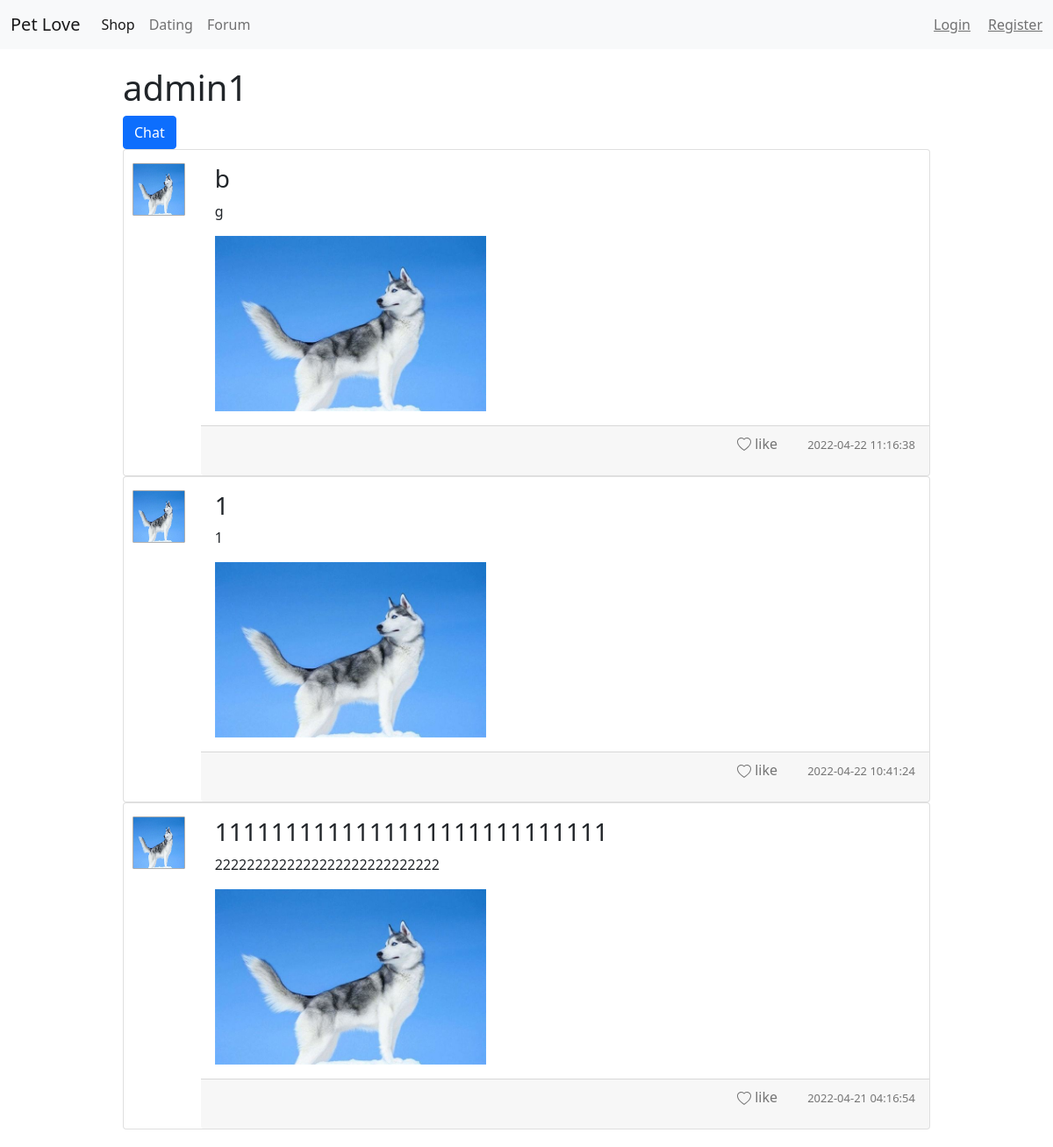
The page /php/userInfo.php?id=1 on the database its author committed.
### tables this page shows
CREATE TABLE `users` (
  `id` int(10) NOT NULL AUTO_INCREMENT,
  `username` varchar(30) DEFAULT '',
  `psd` varchar(30) DEFAULT '',
  `flag` int(5) DEFAULT '0',
  `portrait` varchar(200) DEFAULT '',
  `tel` varchar(20) DEFAULT '',
  PRIMARY KEY (`id`) USING BTREE
);

CREATE TABLE `posts` (
  `id` int(10) NOT NULL AUTO_INCREMENT,
  `user` varchar(30) DEFAULT NULL,
  `title` varchar(100) DEFAULT NULL,
  `date` datetime DEFAULT NULL,
  `content` text,
  `like` int(10) DEFAULT NULL,
  `uid` int(10) DEFAULT NULL,
  `discript` text,
  `tag` int(10) DEFAULT NULL,
  PRIMARY KEY (`id`) USING BTREE
);

### config/db.php (called while the page is built, shortened)
<?php
class db
{
    protected static $conn;
    protected static function connect($host,$user,$pwd,$db)
    {
        $conn = mysqli_connect($host,$user,$pwd,$db,3307);
        self::$conn = $conn;
    }
    protected function setChar($char)
    {
        $sql = 'set names' .$char;
    }
    public function query($sql)
    {
        return mysqli_query(self::$conn,$sql);
    }
    public function select($sql)
    {
        $list = [];
        $arr = self::query($sql);
        while ($row = mysqli_fetch_assoc($arr)){
            $list[] = $row;
        }
        return $list;
    }
    public function find($sql)
    {
        $arr = self::query($sql);
        return mysqli_fetch_assoc($arr);
    }
}

### php/userInfo.php (the view, shortened to what this page needs)
<?php
require_once '../view/conn/head.php';
?>
<body>
<?php
require_once '../view/conn/body.php';
?>
<div class="forum-content">
    <?php
    include '../config/db.php';
    $sql = "SELECT * FROM `users` WHERE `id`={$_GET['id']}";
    $db = new db;
    $res = $db->find($sql);
    echo "<h1>{$res['username']}</h1>";
    echo "<button class=\"btn btn-primary\" onclick=\"jumpChat({$_GET['id']})\">Chat</button>";
    $sql1 = "SELECT * FROM `posts` WHERE `uid`='{$_GET['id']}' ORDER BY `like` DESC";
    $r = $db->select($sql1);
    if($r){
        foreach ($r as $i){
            $sql2 = "SELECT * FROM `users` WHERE username='{$i['user']}'";
            $d = $db->find($sql2);
            echo "<div class=\"card\">
        <div class=\"row\">
            <div class=\"col-sm-1\">
              <img src=\"../images/{$d['portrait']}\" onclick=\"jumpUser({$i['uid']})\" class=\"card-portrait\" />
            </div>
            <div class=\"col-sm-11\">
                <div class=\"card-body\">
                    <h3 class=\"card-title\" onclick=\"jumpDetail({$i['id']})\">{$i['title']}</h3>
                    <p class=\"card-text\" onclick=\"jumpDetail({$i['id']})\">{$i['discript']}</p>";
            if($d['flag'] > 0){
                echo "<img src=\"../images/{$d['portrait']}\" onclick=\"jumpDetail({$i['id']})\" style=\"height:200px\" \>";
            }
                echo "
                    </div>
                    <div class=\"card-footer text-end\">
                        <p onclick=\"handleLike({$i['id']})\" style=\"display:inline-block;margin-right:30px;color:rgb(117, 117, 117)\"><svg xmlns=\"http://www.w3.org/2000/svg\" width=\"16\" height=\"16\" fill=\"currentColor\" class=\"bi bi-heart\" viewBox=\"0 0 16 16\">
                        <path d=\"m8 2.748-.717-.737C5.6.281 2.514.878 1.4 3.053c-.523 1.023-.641 2.5.314 4.385.92 1.815 2.834 3.989 6.286 6.357 3.452-2.368 5.365-4.542 6.286-6.357.955-1.886.838-3.362.314-4.385C13.486.878 10.4.28 8.717 2.01L8 2.748zM8 15C-7.333 4.868 3.279-3.04 7.824 1.143c.06.055.119.112.176.171a3.12 3.12 0 0 1 .176-.17C12.72-3.042 23.333 4.867 8 15z\"/>
                      </svg>&nbsp;like</p>
                        <p style=\"display:inline-block;font-size:small;color:rgb(117, 117, 117)\">{$i['date']}</p>
                    </div>
                </div>
            </div>
          </div>";
        }
    }
    ?>
</div>
</body>
</html>

### view/conn/head.php (shortened to what this page needs)
<!DOCTYPE html>
<html lang="en">
<head>
    <link href="https://cdn.jsdelivr.net/npm/bootstrap@5.1.3/dist/css/bootstrap.min.css" rel="stylesheet">
    <link rel="stylesheet" href="/templates/style.css">
</head>

### view/conn/body.php (shortened to what this page needs)
<nav class="navbar navbar-expand-lg navbar-light bg-light">
    <div class="container-fluid">
        <a class="navbar-brand" href="/index.php">Pet Love</a>
        <div class="collapse navbar-collapse" id="navbarSupportedContent">
            <ul class="navbar-nav me-auto mb-2 mb-lg-0">
                <li class="nav-item">
                    <a class="nav-link active" aria-current="page" href="/php/shop.php">Shop</a>
                </li>
                <li class="nav-item">
                    <a class="nav-link" href="/php/match.php?status=2">Dating</a>
                </li>
                <li class="nav-item">
                    <a class="nav-link" href="/php/forum.php?page=1">Forum</a>
                </li>
            </ul>
            <?php
            if(!isset($_COOKIE['user'])){
                echo "<a class=\"navbar-text\" style=\"margin-right:20px;\" href=\"/php/login.php\">Login</a>
                      <a class=\"navbar-text\"  href=\"/php/register.php\">Register</a>";
            }
            ?>
        </div>
    </div>
</nav>

### templates/style.css (style rules this page uses)
.forum-content { width: 80%; padding: 20px; margin: auto; }
.card { cursor: pointer; padding-left: 10px; }
.card-portrait { width: 60px; height: 60px; margin: auto; margin-top: 15px; border: 1px solid rgb(175, 175, 175); border-radius: 1px; }

### rows shown on the page
users: username "admin1"
posts: users.portrait (picture), title "b", discript "g", date "2022-04-22 11:16:38"
posts: users.portrait (picture), title "1", discript "1", date "2022-04-22 10:41:24"
posts: users.portrait (picture), title "1111111111111111111111111111", discript "2222222222222222222222222222", date "2022-04-21 04:16:54"
